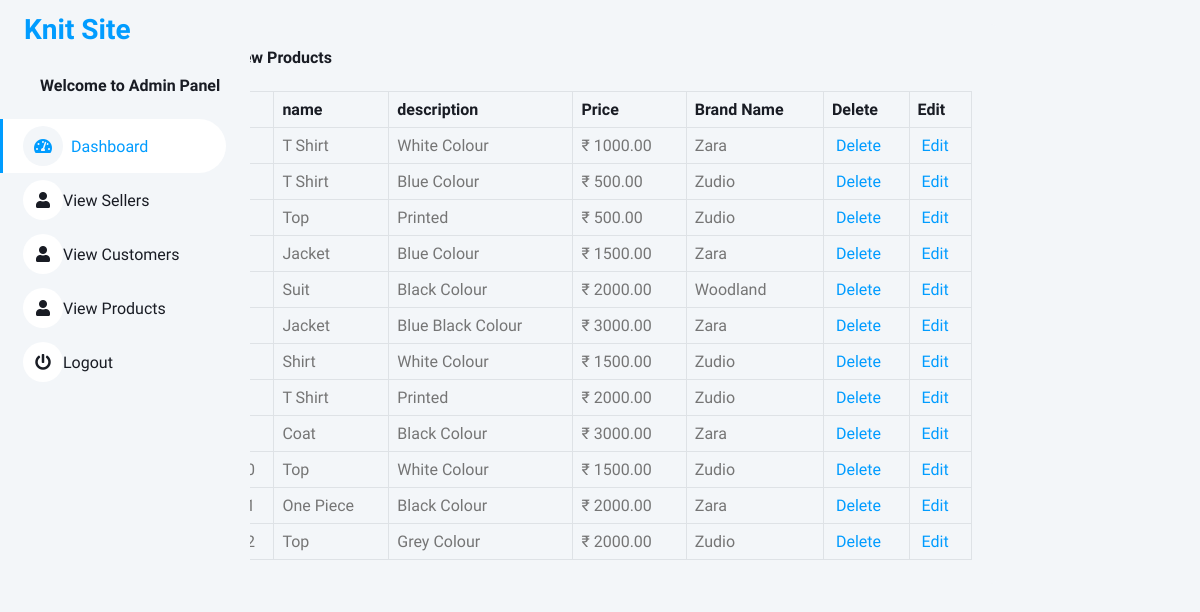
The page /Admin/view_products.php on the database its author committed.
### tables this page shows
CREATE TABLE `products` (
  `id` int(11) NOT NULL,
  `name` varchar(255) NOT NULL,
  `description` text DEFAULT NULL,
  `price` decimal(10,2) NOT NULL,
  `brand_name` varchar(255) DEFAULT NULL,
  `category` varchar(255) DEFAULT NULL,
  `image_path` varchar(255) DEFAULT NULL,
  `add_date` timestamp NOT NULL DEFAULT current_timestamp(),
  `status` int(1) DEFAULT 1,
  `SID` int(11) DEFAULT NULL,
  `quantity` int(11) DEFAULT NULL
);

### Admin/view_products.php (the view)
<?php
include 'includes/sidebar.php';
include 'includes/db.php';
?>
            <div class="container-fluid pt-4 px-4" style="width: 70% !important;">
                <div class="bg-light text-center rounded p-4">
                    <div class="d-flex align-items-center justify-content-between mb-4">
                        <h6 class="mb-0">View Products</h6>
                    </div>
                    <div class="table-responsive">
                        <table class="table text-start align-middle table-bordered table-hover mb-0">
                            <thead>
                                <tr class="text-dark">
                                    <th scope="col">#</th>
                                    <th scope="col">name</th>
                                    <th scope="col">description</th>
                                    <th scope="col">Price</th>
                                    <th scope="col">Brand Name</th>
                                    <th scope="col">Delete</th>
                                    <th scope="col">Edit</th>
                                </tr>
                            </thead>
                            <tbody>
                                <?php
                                $i = 0;
                                $get_pro = "select * from products";
                                $run_pro = mysqli_query($connection, $get_pro);
                                while ($row_pro = mysqli_fetch_array($run_pro)) {
                                    $pro_id = $row_pro['id'];
                                    $pro_name = $row_pro['name'];
                                    $pro_title = $row_pro['description'];
                                    $pro_price = $row_pro['price'];
                                    $pro_brandname= $row_pro['brand_name'];
                                    $i++;
                                    ?>
                                    <tr>
                                        <td><?php echo $i; ?></td>
                                        <td><?php echo $pro_name  ; ?></td>
                                        <td><?php echo $pro_title; ?></td>
                                        <td>₹ <?php echo $pro_price; ?></td>
                                        <td><?php echo $pro_brandname; ?></td>
                                        <td>
                                            <a href="delete_product.php?delete_product=<?php echo $pro_id; ?>">
                                                <i class="fa fa-trash-o"> </i> Delete
                                            </a>
                                        </td>
                                        <td>
                                            <a href="edit_product.php?edit_product=<?php echo $pro_id; ?>">
                                                <i class="fa fa-pencil"> </i> Edit
                                            </a>
                                        </td>
                                    </tr>
<?php } ?>
                            </tbody>
                        </table>
                    </div>
                </div>
            </div>

### rows shown on the page
products: name "T Shirt", description "White Colour", price "1000.00", brand_name "Zara"
products: name "T Shirt", description "Blue Colour", price "500.00", brand_name "Zudio"
products: name "Top", description "Printed", price "500.00", brand_name "Zudio"
products: name "Jacket", description "Blue Colour", price "1500.00", brand_name "Zara"
products: name "Suit", description "Black Colour", price "2000.00", brand_name "Woodland"
products: name "Jacket", description "Blue Black Colour", price "3000.00", brand_name "Zara"
products: name "Shirt", description "White Colour", price "1500.00", brand_name "Zudio"
products: name "T Shirt", description "Printed", price "2000.00", brand_name "Zudio"
products: name "Coat", description "Black Colour", price "3000.00", brand_name "Zara"
products: name "Top", description "White Colour", price "1500.00", brand_name "Zudio"
products: name "One Piece", description "Black Colour", price "2000.00", brand_name "Zara"
products: name "Top", description "Grey Colour", price "2000.00", brand_name "Zudio"
